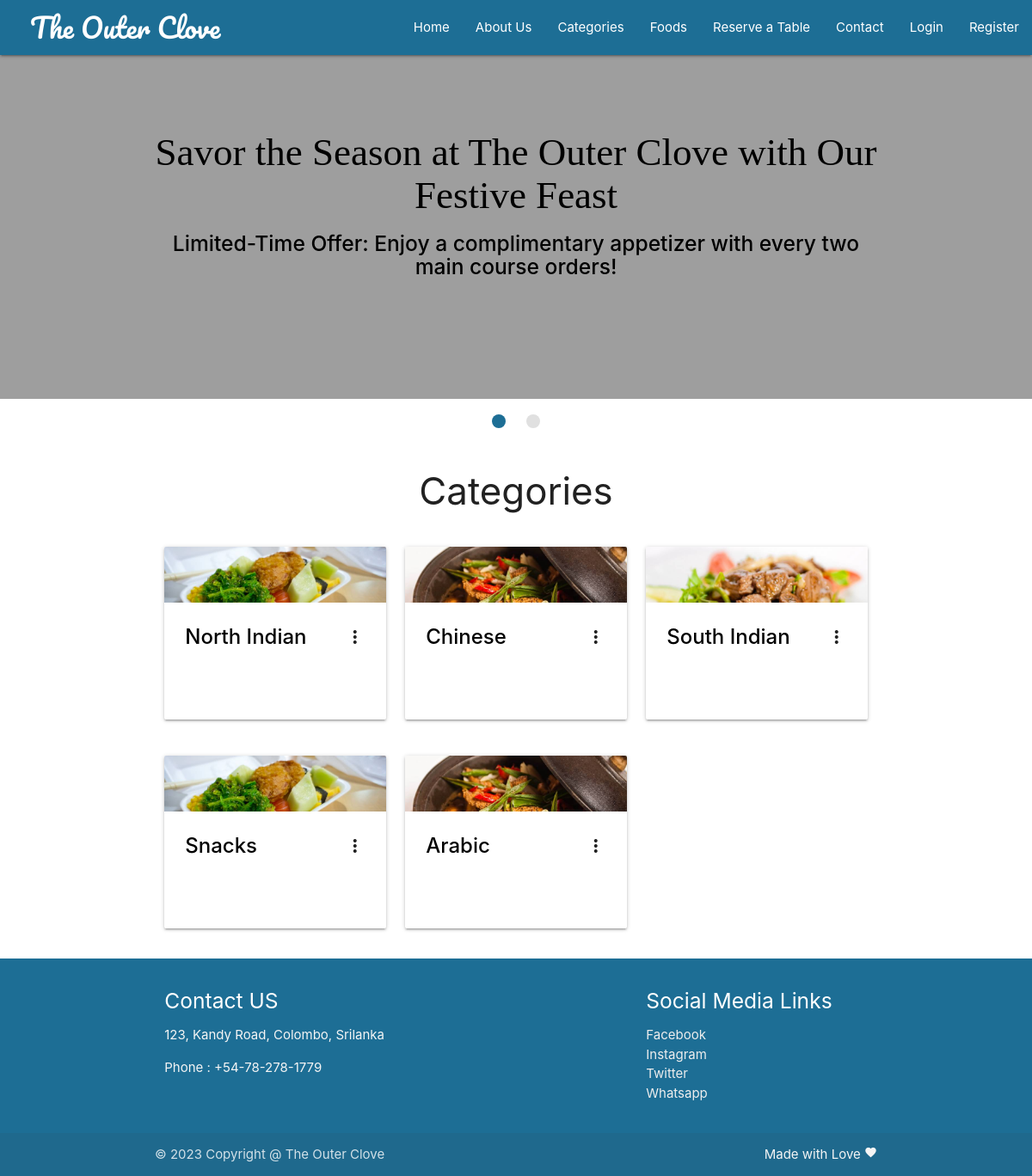
The page /TheOuterClove/food-categories.php on the database its author committed.
### tables this page shows
CREATE TABLE `offers` (
  `offer_id` int(11) NOT NULL,
  `offer_title` varchar(255) NOT NULL,
  `offer_description` text DEFAULT NULL,
  `offer_image` varchar(255) DEFAULT NULL
);

CREATE TABLE `categories` (
  `id` int(11) NOT NULL,
  `name` varchar(250) NOT NULL,
  `short_desc` varchar(250) NOT NULL,
  `long_desc` varchar(500) NOT NULL
);

### TheOuterClove/chunks/categories.php (the view, shortened to what this page needs)
<?php
require('backends/connection-pdo.php');
$sql = 'SELECT * FROM categories';
$query  = $pdoconn->prepare($sql);
$query->execute();
$arr_all = $query->fetchAll(PDO::FETCH_ASSOC);
?>
<section class="fcategories">
	<div class="container">
		<div class="section white center">
			<h3 class="header">Categories</h3>
		</div>
		<?php
		if (count($arr_all) == 0) {
			echo '<div class="section gray center" style="border: 1px solid black; border-radius: 5px;">
				<p class="header">Sorry No Categories to Display!</p>
			</div>';
		} else {
			for ($i = 1; $i <= count($arr_all);) {
		?>
				<div class="row">
					<?php
					for ($j = 1; $j <= 3; $j++) {
						if ($i + $j - 2 == count($arr_all)) {
							break;
						}
					?>
						<div class="col s12 m4">
							<div class="card">
								<div class="card-image waves-effect waves-block waves-light">
									<img class="activator" src="images/banner<?php echo $j; ?>.jpg">
								</div>
								<div class="card-content">
									<span class="card-title activator grey-text text-darken-4">
										<a class="black-text" href="foods.php?id=<?php echo $arr_all[$i + $j - 2]['id']; ?>">
											<strong><?php echo $arr_all[$i + $j - 2]['name']; ?></strong>
										</a>
										<i class="material-icons right">more_vert</i>
									</span>
									<div class="card-content">
									</div>
								</div>
							</div>
						</div>
					<?php } ?>
					<?php $i = $i + 3; ?>
				</div>
		<?php
			}
		}
		?>
	</div>
</section>

### TheOuterClove/chunks/banner-slider.php
<section class="fslider">
    <div class="slider">
        <ul class="slides">
            <?php
            require_once(__DIR__ . '/../backends/connection-pdo.php');
            $offer_query = $pdoconn->query("SELECT * FROM offers");
            while ($offer = $offer_query->fetch(PDO::FETCH_ASSOC)) {
                echo '<li>
				<img src="/TheOuterClove/images/' . $offer['offer_image'] . '">
                          <div class="caption center-align black-text">
                              <h3 style="font-size: 3rem !important; font-style: bold !important; font-family: \'Bree Serif\', serif;">' . $offer['offer_title'] . '</h3>
                              <h5 class="light black-text text-lighten-3"><strong>' . $offer['offer_description'] . '</strong></h5>
                          </div>
                        </li>';
            }
            ?>
        </ul>
    </div>
</section>

### rows shown on the page
offers: offer_title "Savor the Season at The Outer Clove with Our Festive Feast", offer_description "Limited-Time Offer: Enjoy a complimentary appetizer with every two main course orders!"
categories: name "North Indian"
categories: name "Chinese"
categories: shows a picture, name "South Indian"
categories: name "Snacks"
categories: name "Arabic"
